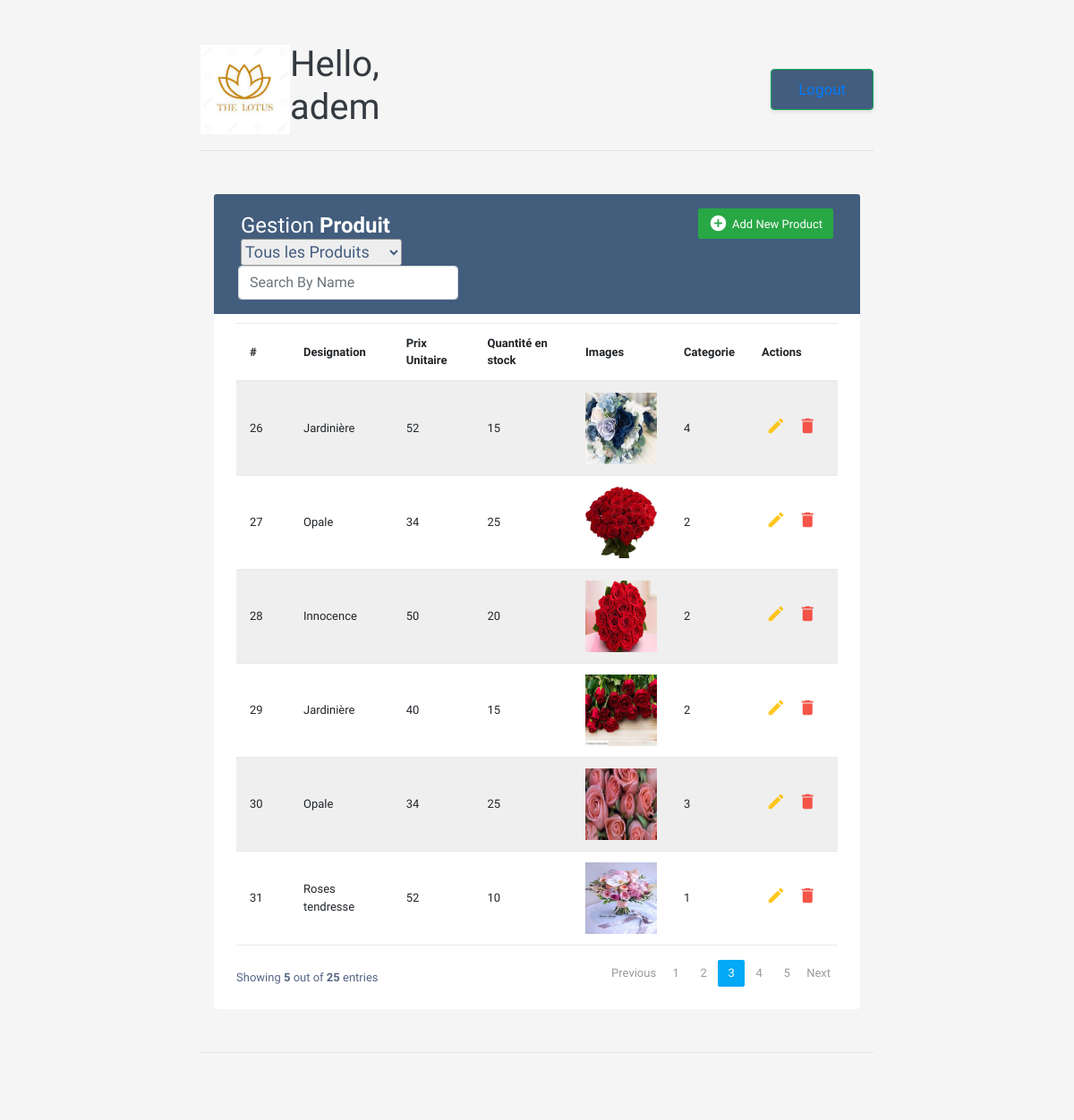
Screenshot of /index.php (signed in) with the database file from the repository.
### tables this page shows
CREATE TABLE `produit` (
  `code` int(11) NOT NULL,
  `designation` varchar(200) NOT NULL,
  `prix` float NOT NULL,
  `qte` int(11) NOT NULL,
  `image` varchar(50) NOT NULL,
  `code_categorie` int(11) NOT NULL
);

### index.php (the view, shortened to what this page needs)
<?php
require "include/header.php";
?>
<main>
	<div class="container-xl">
		<div class="table-responsive">
			<div class="table-wrapper">
				<div class="table-title">
					<div class="row">
						<div class="col-sm-6">
							<h2>Gestion <b>Produit</b></h2>
						</div>
						<div class="col-sm-6">
							<a href="#addEmployeeModal" class="btn btn-success" data-toggle="modal"><i
									class="material-icons">&#xE147;</i> <span>Add New Product</span></a>
						</div>
						<div class="col-sm-6">
							<form>
								<select class="box" name="founisseur" onchange="search(this.value)">
									<option value="0">Tous les Produits</option>
								</select>
							</form>
						</div>
						<div>
							<div class="input-group">
								<div class="form-outline">
									<form>
										<input placeholder="Search By Name" type="search" id="form1"
											class="form-control" onkeyup="showResult(this.value)">
									</form>
								</div>
							</div>
						</div>
					</div>
				</div>
				<div id="livesearch">
					<div id="resultat">
						<table class="table table-striped table-hover">
							<thead>
								<tr>
									<th>#</th>
									<th>Designation</th>
									<th>Prix Unitaire</th>
									<th>Quantité en stock</th>
									<th>Images</th>
									<th>Categorie</th>
									<th>Actions</th>
								</tr>
							</thead>
							<tbody>
								<?php
                    $pdo = new PDO("mysql:host=localhost;dbname=simple1", "root", "");
                    $req = "SELECT * FROM produit ORDER BY code";
                    $result = $pdo->query($req); ?>
								<?php while ($row = $result->fetch(PDO::FETCH_ASSOC)): ?>
								<tr>
									<td>
										<?php echo htmlspecialchars($row['code']); ?>
									</td>
									<td>
										<?php echo htmlspecialchars($row['designation']); ?>
									</td>
									<td>
										<?php echo htmlspecialchars($row['prix']); ?>
									</td>
									<td>
										<?php echo htmlspecialchars($row['qte']); ?>
									</td>
									<td><img src="include\image\<?php echo $row['image'] ?>" width="80" height="80" />
									</td>
									<td>
										<?php echo htmlspecialchars($row['code_categorie']); ?>
									</td>
									<td>
										<a href="update.php?code=<?php echo $row['code']; ?>" class="edit"><i
												class="material-icons" data-toggle="tooltip"
												title="Edit">&#xE254;</i></a>
										<a href="index.php?code=<?php echo $row['code']; ?>" class="delete"><i
												class="material-icons" data-toggle="tooltip"
												title="Delete">&#xE872;</i></a>
									</td>
								</tr>
								<?php endwhile; ?>
							</tbody>
						</table>
					</div>
				</div>
				<div class="clearfix">
					<div class="hint-text">Showing <b>5</b> out of <b>25</b> entries</div>
					<ul class="pagination">
						<li class="page-item disabled"><a href="#">Previous</a></li>
						<li class="page-item"><a href="#" class="page-link">1</a></li>
						<li class="page-item"><a href="#" class="page-link">2</a></li>
						<li class="page-item active"><a href="#" class="page-link">3</a></li>
						<li class="page-item"><a href="#" class="page-link">4</a></li>
						<li class="page-item"><a href="#" class="page-link">5</a></li>
						<li class="page-item"><a href="#" class="page-link">Next</a></li>
					</ul>
				</div>
			</div>
		</div>
	</div>
</main>
<?php
require "include/footer.php";
?>

### include/header.php (shortened to what this page needs)
<!doctype html>
<html lang="en">
<head>
	<link href="include/assets/dist/css/bootstrap.min.css" rel="stylesheet">
	<link rel="stylesheet" href="https://stackpath.bootstrapcdn.com/bootstrap/4.5.0/css/bootstrap.min.css">
	<link rel="stylesheet" href="https://maxcdn.bootstrapcdn.com/font-awesome/4.7.0/css/font-awesome.min.css">
</head>
<body>
	<div class="col-lg-8 mx-auto p-4 py-md-5">
		<header class="d-flex align-items-center pb-3 mb-5 border-bottom">
			<a href="/" class="d-flex align-items-center text-dark text-decoration-none">
				<img src="include\image\flower.jpg" width="100" height="100" />
				<span class="fs-4">
					<h1>Hello,
						<?php echo $_SESSION['name']; ?>
					</h1>
				</span>
			</a>
			<button class="button-37" role="button"><a href="logout.php">Logout</a></button>
		</header>

### include/footer.php (shortened to what this page needs)
<footer class="pt-5 my-5 text-muted border-top">
</footer>
</div>
</body>
</html>

### include/header.php (style rules this page uses)
a { text-decoration: none; }
.button-37 { margin-left: 47%; background-color: rgb(67, 93, 127); border: 1px solid #13aa52; border-radius: 4px; box-shadow: rgba(0, 0, 0, .1) 0 2px 4px 0; box-sizing: border-box; color: #fff; cursor: pointer; font-family: "Akzidenz Grotesk BQ Medium", -apple-system, BlinkMacSystemFont, sans-serif; font-size: 16px; font-weight: 400; outline: none; outline: 0; padding: 10px 25px; text-align: center; transform: translateY(0); transition: transform 150ms, box-shadow 150ms; user-select: none; -webkit-user-select: none; touch-action: manipulation; }
@media (min-width: 768px) { .button-37 { padding: 10px 30px; } }
body { color: #566787; background: #f5f5f5; font-family: 'Varela Round', sans-serif; font-size: 13px; }
.table-responsive { margin: 30px 0; }
.table-wrapper { background: #fff; padding: 20px 25px; border-radius: 3px; min-width: 100%; box-shadow: 0 1px 1px rgba(0, 0, 0, .05); }
.table-title { padding-bottom: 15px; background: #435d7d; color: #fff; padding: 16px 30px; min-width: 100%; margin: -20px -25px 10px; border-radius: 3px 3px 0 0; }
.table-title h2 { margin: 5px 0 0; font-size: 24px; }
.table-title .btn { color: #fff; float: right; font-size: 13px; border: none; min-width: 50px; border-radius: 2px; border: none; outline: none !important; margin-left: 10px; }
.table-title .btn i { float: left; font-size: 21px; margin-right: 5px; }
.table-title .btn span { float: left; margin-top: 2px; }
table.table tr th, table.table tr td { border-color: #e9e9e9; padding: 12px 15px; vertical-align: middle; }
table.table tr th:first-child { width: 60px; }
table.table tr th:last-child { width: 100px; }
table.table-striped tbody tr:nth-of-type(odd) { background-color: #fcfcfc; }
table.table td:last-child i { opacity: 0.9; font-size: 22px; margin: 0 5px; }
table.table td a { font-weight: bold; color: #566787; display: inline-block; text-decoration: none; outline: none !important; }
table.table td a.edit { color: #FFC107; }
table.table td a.delete { color: #F44336; }
table.table td i { font-size: 19px; }
.pagination { float: right; margin: 0 0 5px; }
.pagination li a { border: none; font-size: 13px; min-width: 30px; min-height: 30px; color: #999; margin: 0 2px; line-height: 30px; border-radius: 2px !important; text-align: center; padding: 0 6px; }
.pagination li.active a, .pagination li.active a.page-link { background: #03A9F4; }
.hint-text { float: left; margin-top: 10px; font-size: 13px; }
.box { width: 180px; height: 30px; border: 1px solid #999; font-size: 18px; color: rgb(67, 93, 127); background-color: #eee; border-radius: 3px; padding: 100px, 100px.100px, 100px; }

### rows the page displays
produit: code "26", designation "Jardinière", prix "52", qte "15", image (picture), code_categorie "4"
produit: code "27", designation "Opale", prix "34", qte "25", image (picture), code_categorie "2"
produit: code "28", designation "Innocence", prix "50", qte "20", image (picture), code_categorie "2"
produit: code "29", designation "Jardinière", prix "40", qte "15", image (picture), code_categorie "2"
produit: code "30", designation "Opale", prix "34", qte "25", image (picture), code_categorie "3"
produit: code "31", designation "Roses tendresse", prix "52", qte "10", image (picture), code_categorie "1"

### other values shown
$_SESSION['name'] "adem"
